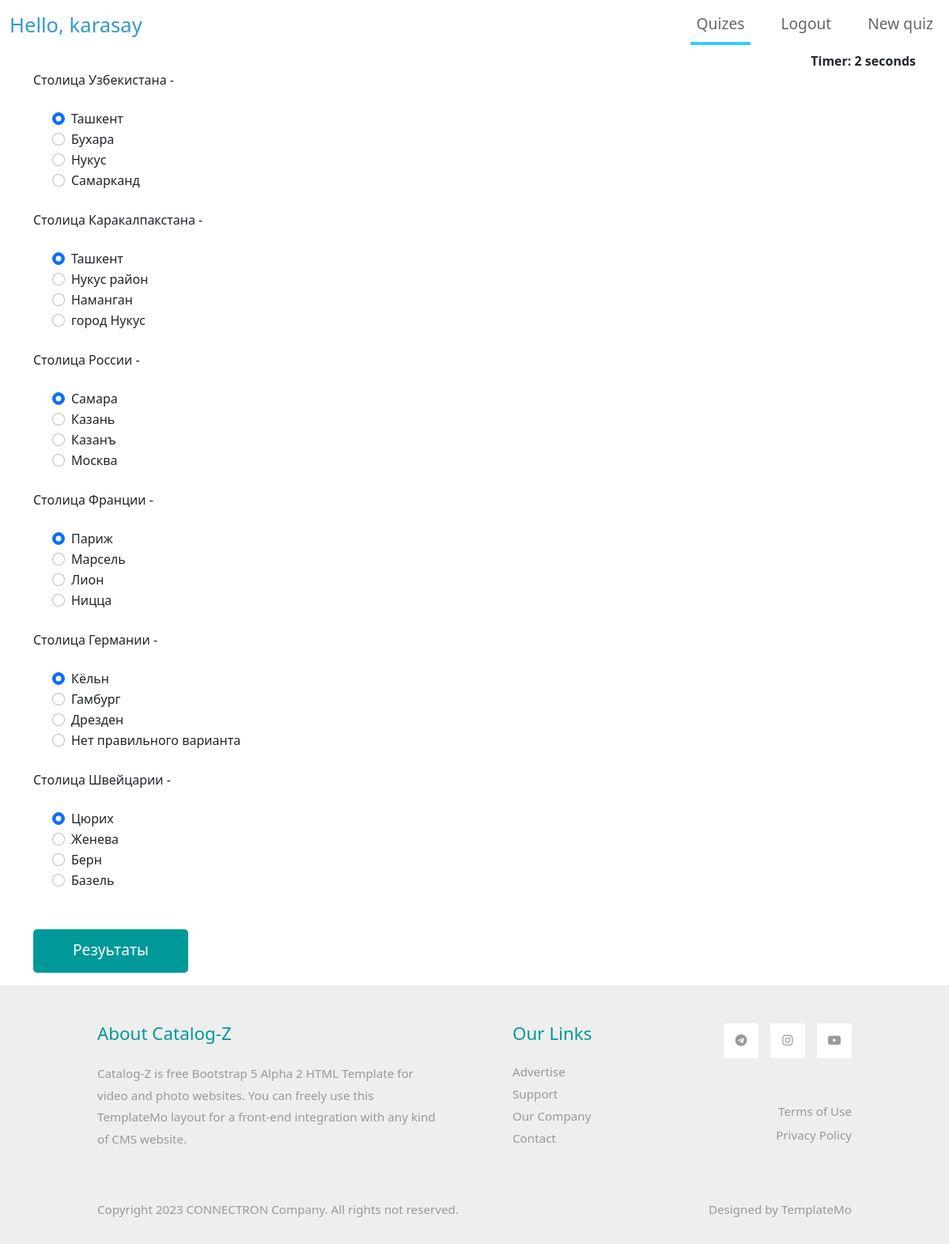
The page /list/1/ (signed in) on the database its author committed.
### quiz/models.py (models this page shows, shortened)
class QuizModel(models.Model):
    question = models.CharField(max_length=200, null=True, blank=True)
    op1 = models.CharField(max_length=200, null=True, blank=True)
    op2 = models.CharField(max_length=200, null=True, blank=True)
    op3 = models.CharField(max_length=200, null=True, blank=True)
    op4 = models.CharField(max_length=200, null=True, blank=True)
    ans = models.CharField(max_length=200, null=True, blank=True)
    theme = models.ForeignKey(Theme, null=True, on_delete=models.CASCADE, related_name='theme')

### quiz/views.py (the view)
# urls.py: path('list/<int:theme_id>/', quiz, name='quiz'),
def quiz(request, theme_id):
    if request.method == 'POST':
        questions = QuizModel.objects.filter(theme=theme_id)
        themes = Theme.objects.all()
        curr_theme = Theme.objects.get(pk=theme_id)
        score = 0
        wrong = 0
        correct = 0
        total = 0
        for q in questions:
            total += 1
            if q.ans == request.POST.get(q.ans):
                score += 10
                correct += 1
            else:
                wrong += 1
        percent = score/(total*10) *100
        context = {
            'score':score,
            'time': request.POST.get('timer'),
            'correct':correct,
            'wrong':wrong,
            'percent':percent,
            'total':total,
            'questions': questions,
            'themes': themes,
            'curr_theme': curr_theme,
        }
        return render(request,'quiz_tem/results.html',context)
    else:
        questions = QuizModel.objects.filter(theme=theme_id)
        themes = Theme.objects.all()
        curr_theme = Theme.objects.get(pk=theme_id)
        context = {
            'questions': questions,
            'themes': themes,
            'curr_theme': curr_theme,
        }
        return render(request, 'quiz_tem/quiz.html', context)

### quiz/templates/quiz_tem/quiz.html (shortened to what this page needs)
{% extends 'base.html' %}
{% block content %}
{% load static %}
<div class="container ">
<div align="right " id="displaytimer"><b>Timer: 0 seconds</b></div>
    <form method='post'>
        {% for q in questions %}
            <div class="form-group">
                <label for="question">{{q.question}}</label>
            </div>
            <div class="form-check">
                <div class="form-check">
                    <input class="form-check-input" type="radio" name="{{q.ans}}" id="gridRadios1" value="{{q.op1}}" checked>
                    <label class="form-check-label" for="gridRadios1">
                        {{q.op1}}
                    </label>
                </div>
                <div class="form-check">
                    <input class="form-check-input" type="radio" name="{{q.ans}}" id="gridRadios2" value="{{q.op2}}">
                    <label class="form-check-label" for="gridRadios2">
                        {{q.op2}}
                    </label>
                </div>
                <div class="form-check">
                    <input class="form-check-input" type="radio" name="{{q.ans}}" id="gridRadios1" value="{{q.op3}}">
                    <label class="form-check-label" for="gridRadios1">
                        {{q.op3}}
                    </label>
                </div>
                <div class="form-check">
                    <input class="form-check-input" type="radio" name="{{q.ans}}" id="gridRadios2" value="{{q.op4}}">
                    <label class="form-check-label" for="gridRadios2">
                        {{q.op4}}
                    </label>
                </div>
            </div>
            <br>
        {% endfor %}
        <br>
        <button type="submit" class="btn btn-primary" name="submit" value="Submit">Резуьтаты</button>
    </form>
</div>
{% endblock %}

### templates/header.html (shortened to what this page needs)
{% load static %}
<nav class="navbar navbar-expand-lg">
    <div class="container-fluid">
        <a class="navbar-brand"> Hello, {{request.user}}</a>
        <div class="collapse navbar-collapse" id="navbarSupportedContent">
        <ul class="navbar-nav ml-auto mb-2 mb-lg-0">
            <li class="nav-item">
                <a class="nav-link nav-link-1 active" aria-current="page" href="/list">Quizes</a>
            </li>
            {% if user.is_authenticated %}
            <li class="nav-item">
                <a class="nav-link nav-link-2" href="{% url 'logout'%}">Logout</a>
            </li>
            {% else %}
            <li class="nav-item">
                <a class="nav-link nav-link-3" href="{% url 'login'%}">Login</a>
            </li>
            {% endif %}
            {% if user.is_staff%}
            <li class="nav-item">
                <a class="nav-link nav-link-4" href="{% url 'create'%}">New quiz</a>
            </li>
            {% endif %}
        </ul>
        </div>
    </div>
</nav>

### static/css/templatemo-style.css (style rules this page uses)
a { text-decoration: none; transition: all 0.3s ease; }
.container-fluid { max-width: 1770px; }
.btn { border-radius: 0; }
.btn-primary { background-color: #009999; border: 0; border-radius: 5px; padding: 12px 50px 14px; font-size: 1.2rem; }
.form-group { margin-bottom: 25px; }
.navbar-brand { color: #3399CC; font-size: 1.6rem; }
.nav-item { margin-right: 30px; }
.nav-item:last-child { margin-right: 0; }
.nav-link { color: #666666; border-bottom: 4px solid transparent; font-size: 1.2rem; }
.nav-link-1.active, .nav-link-1:hover { border-color: #33CCFF; }

### rows shown on the page
QuizModel: question "Столица Узбекистана -", op1 "Ташкент", op2 "Бухара", op3 "Нукус", op4 "Самарканд"
QuizModel: question "Столица Каракалпакстана -", op1 "Ташкент", op2 "Нукус район", op3 "Наманган", op4 "город Нукус"
QuizModel: question "Столица России -", op1 "Самара", op2 "Казань", op3 "Казанъ", op4 "Москва"
QuizModel: question "Столица Франции -", op1 "Париж", op2 "Марсель", op3 "Лион", op4 "Ницца"
QuizModel: question "Столица Германии -", op1 "Кёльн", op2 "Гамбург", op3 "Дрезден", op4 "Нет правильного варианта"
QuizModel: question "Столица Швейцарии -", op1 "Цюрих", op2 "Женева", op3 "Берн", op4 "Базель"

### other values the page prints
{{ request.user }} "karasay"
